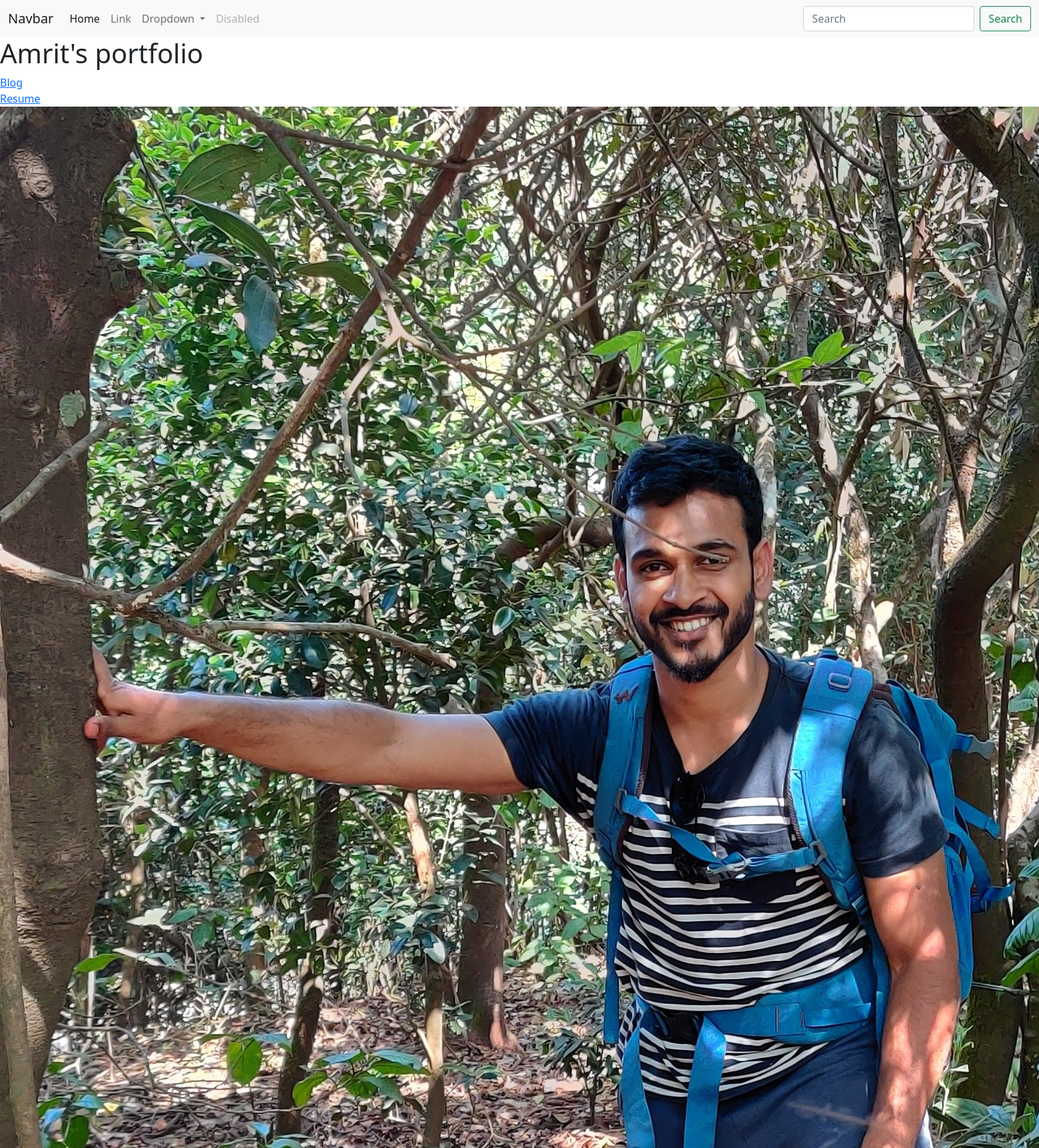
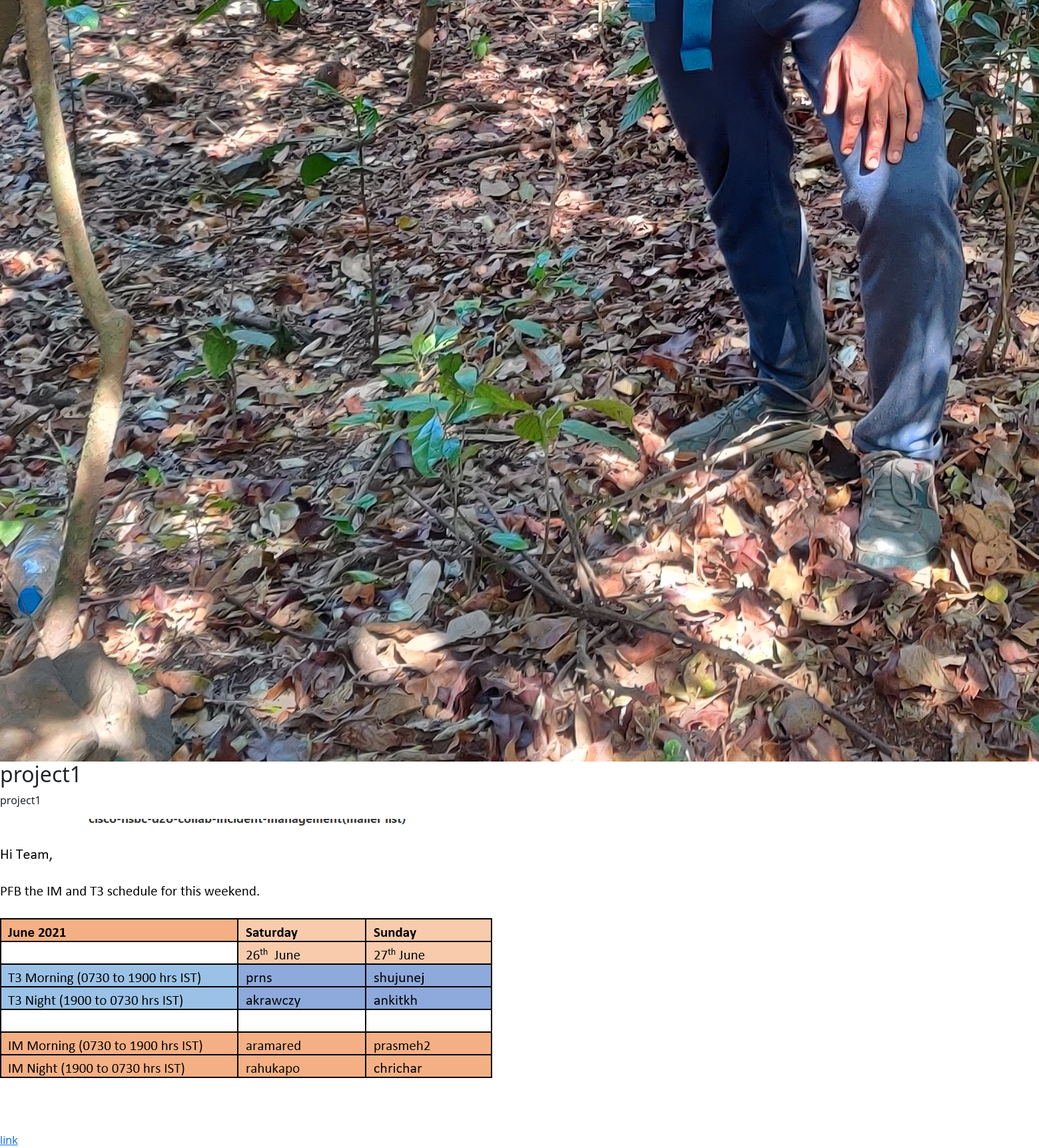
The page / on the database its author committed (2 pictures, top to bottom).
### portfolio/models.py (models this page shows, shortened)
class Project(models.Model):
    title = models.CharField(max_length=100)
    description = models.CharField(max_length=250)
    image = models.ImageField(upload_to='portfolio/images/')
    url = models.URLField(blank=True)

### portfolio/views.py (the view)
# urls.py: 2. Add a URL to urlpatterns:  path('', views.home, name='home')
def home(request):
    projects = Project.objects.all()
    return render(request, 'portfolio/homepage.html', {'projects':projects})

### portfolio/templates/portfolio/homepage.html
{% extends 'portfolio/base.html' %}
{% load static %}
{% block content %}
    <h1>Amrit's portfolio</h1>
    <a href="{% url 'blog:all_blogs' %}">Blog</a>
    <br>
    <a href="{% static 'blog/amrit_CV_08062021.pdf' %}">Resume</a>
    <br>
    <img src="{% static 'portfolio/amrit.JPG' %}" alt="no image">
    {% for project in projects%}
      <h2>{{project.title}}</h2>
      <p>{{project.description}}</p>
      <img src="{{project.image.url}}" alt="picture">
      {% if project.url %}
        <br> <a href="{{project.url}}">link</a>
      {% endif %}
    {% endfor %}
{% endblock %}

### portfolio/templates/portfolio/base.html (shortened to what this page needs)
<!DOCTYPE html>
<!doctype html>
<html lang="en">
  <head>
    <link href="https://cdn.jsdelivr.net/npm/bootstrap@5.1.0/dist/css/bootstrap.min.css" rel="stylesheet">
  </head>
  <body>
    <nav class="navbar navbar-expand-lg navbar-light bg-light">
  <div class="container-fluid">
    <a class="navbar-brand" href="#">Navbar</a>
    <div class="collapse navbar-collapse" id="navbarSupportedContent">
      <ul class="navbar-nav me-auto mb-2 mb-lg-0">
        <li class="nav-item">
          <a class="nav-link active" aria-current="page" href="#">Home</a>
        </li>
        <li class="nav-item">
          <a class="nav-link" href="#">Link</a>
        </li>
        <li class="nav-item dropdown">
          <a class="nav-link dropdown-toggle" href="#" id="navbarDropdown" role="button" data-bs-toggle="dropdown" aria-expanded="false">
            Dropdown
          </a>
        </li>
        <li class="nav-item">
          <a class="nav-link disabled" href="#" tabindex="-1" aria-disabled="true">Disabled</a>
        </li>
      </ul>
      <form class="d-flex">
        <input class="form-control me-2" type="search" placeholder="Search" aria-label="Search">
        <button class="btn btn-outline-success" type="submit">Search</button>
      </form>
    </div>
  </div>
</nav>
      {% block content %}{% endblock %}
  </body>
</html>

### rows shown on the page
Project: title "project1", description "project1", image (picture)
